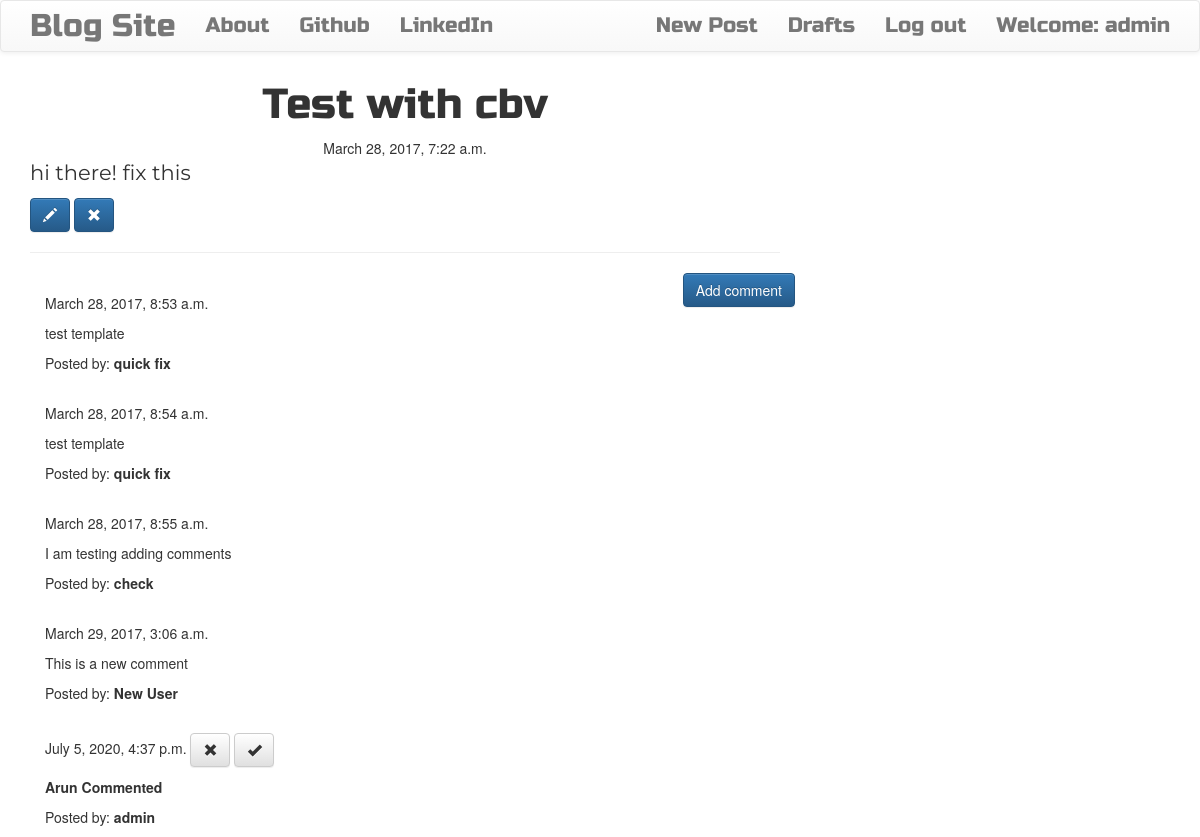
Screenshot of /post/10 (signed in) with the database file from the repository.
### blog/models.py (models this page shows, shortened)
class Post(models.Model):
    author = models.ForeignKey('auth.User')
    title = models.CharField(max_length=200)
    text = models.TextField()
    created_date = models.DateTimeField(default=timezone.now)
    published_date = models.DateTimeField(blank=True, null=True)

class Comment(models.Model):
    post = models.ForeignKey('blog.Post', related_name='comments')
    author = models.CharField(max_length=200)
    text = models.TextField()
    created_date = models.DateTimeField(default=timezone.now)
    approved_comment = models.BooleanField(default=False)

### blog/views.py (the view)
# urls.py: url(r'^post/(?P<pk>\d+)$', views.PostDetailView.as_view(), name='post_detail'),
class PostDetailView(DetailView):
    model = Post

### blog/templates/blog/post_detail.html
{% extends 'blog/base.html' %}
{% block content %}
        <h1 class='posttitle loader'>{{ post.title }}</h1>
        {% if post.published_date %}
            <div class="date postdate">
                {{ post.published_date }}
            </div>
        {% else %}
            <a class="btn btn-default" href="{% url 'post_publish' pk=post.pk %}">Publish</a>
        {% endif %}
      <p class='postcontent' >{{ post.text|safe|linebreaksbr }}</p>
      {% if user.is_authenticated %}
          <a class="btn btn-primary" href="{% url 'post_edit' pk=post.pk %}"><span class="glyphicon glyphicon-pencil"></span></a>
          <a class="btn btn-primary" href="{% url 'post_remove' pk=post.pk %}"><span class="glyphicon glyphicon-remove"></span></a>
      {% endif %}
  <hr>
  <a class="btn btn-primary btn-comment" href="{% url 'add_comment_to_post' pk=post.pk %}">Add comment</a>
  <div class="container">
  {% for comment in post.comments.all %}
  <br>
      {% if user.is_authenticated or comment.approved_comment %}
              {{ comment.created_date }}
              {% if not comment.approved_comment %}
                  <a class="btn btn-default" href="{% url 'comment_remove' pk=comment.pk %}"><span class="glyphicon glyphicon-remove"></span></a>
                  <a class="btn btn-default" href="{% url 'comment_approve' pk=comment.pk %}"><span class="glyphicon glyphicon-ok"></span></a>
              {% endif %}
          <p>{{ comment.text|safe|linebreaks }}</p>
          <p>Posted by: <strong>{{ comment.author }}</strong></p>
      {% endif %}
  {% empty %}
      <p>No comments posted.</p>
  {% endfor %}
</div>
{% endblock %}

### blog/templates/blog/base.html (shortened to what this page needs)
<!DOCTYPE html>
{% load staticfiles %}
<html>
    <head>
        <link rel="stylesheet" href="https://maxcdn.bootstrapcdn.com/bootstrap/3.3.7/css/bootstrap.min.css">
        <link rel="stylesheet" href="https://maxcdn.bootstrapcdn.com/bootstrap/3.3.7/css/bootstrap-theme.min.css">
        <link rel="stylesheet" href="//cdn.jsdelivr.net/medium-editor/latest/css/medium-editor.min.css" type="text/css" media="screen" charset="utf-8">
        <link rel="stylesheet" href="{% static 'css/blog.css' %}">
<body class='loader'>
  <nav class="navbar navbar-default techfont custom-navbar">
    <div class="container">
      <ul class="nav navbar-nav">
        <li><a class='navbar-brand bigbrand' href="{% url 'post_list' %}">Blog Site </a></li>
        <li><a href="{% url 'about'%}">About</a></li>
        <li><a href="https://www.github.com" target="_blank">Github</a></li>
        <li><a href="https://www.linkedin.com" target="_blank">LinkedIn</a></li>
      </ul>
      <ul class="nav navbar-nav navbar-right">
        {% if user.is_authenticated %}
        <li>
          <a href="{% url 'post_new' %}" >New Post</a>
        </li>
        <li>
          <a href="{% url 'post_draft_list' %}">Drafts</a>
        </li>
        <li>
          <a href="{% url 'logout' %}" >Log out</a>
        </li>
        <li>
          <a >Welcome: {{ user.username }}</a>
        </li>
          {% else %}
          <li><a class='nav navbar-right' href="{% url 'login' %}" ><span class="glyphicon glyphicon-user"></span></a></li>
        {% endif %}
      </ul>
  </div>
</nav>
        <div class="content container">
            <div class="row">
                <div class="col-md-8">
                  <div class="blog_posts">
                    {% block content %}
                    {% endblock %}
                  </div>
                </div>
            </div>
        </div>
</body>
</html>

### blog/static/css/blog.css (style rules this page uses)
.techfont { font-family: 'Russo One', sans-serif; font-size: 1.5em; margin-bottom: 10px; }
.postdate { text-align: center; }
.posttitle { font-family: 'Russo One', sans-serif; font-size: 3em; text-align: center; }
.postcontent { font-family: 'Montserrat'; font-size: 1.5em; }
.btn-comment { position: absolute; right: 0px; }
.bigbrand { font-size: 1.5em; }
.loader { filter:hue-rotate(0deg); color: linear-gradient(45deg,#0f8,#08f); animation:hue 5000ms infinite linear; }

### rows the page displays
Post: title "Test with cbv", published_date "March 28, 2017, 7:22 a.m.", text "hi there! fix this"
Comment: created_date "March 28, 2017, 8:53 a.m.", text "test template", author "quick fix"
Comment: created_date "March 28, 2017, 8:54 a.m.", text "test template", author "quick fix"
Comment: created_date "March 28, 2017, 8:55 a.m.", text "I am testing adding comments", author "check"
Comment: created_date "March 29, 2017, 3:06 a.m.", text "This is a new comment", author "New User"
Comment: created_date "July 5, 2020, 4:37 p.m.", approved_comment False (drawn), text "Arun Commented", author "admin"

### other values shown
{{ user.username }} "admin"
